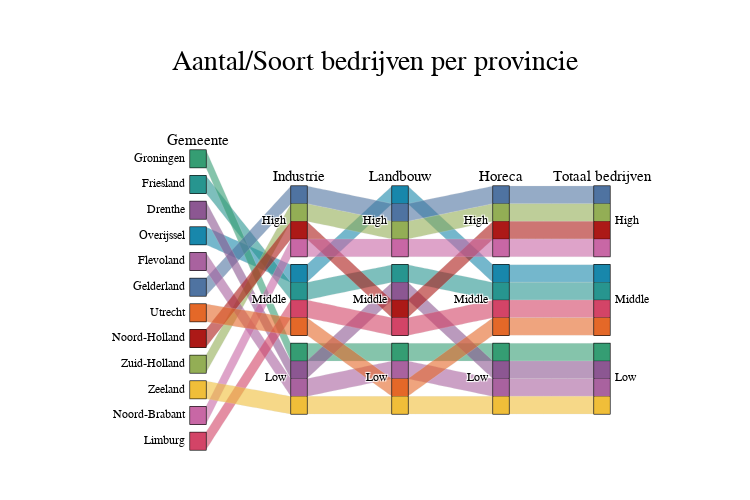

The cell this chart's notebook holds for it:
### Code cell
# Load the new dataset
df = pd.read_csv('vestigingen_van_bedrijven_schoongemaakt.csv')

# Classify the number of companies into 'Low', 'Middle', and 'High'
df['company_qcut'] = pd.qcut(df['A-U Alle economische activiteiten'], q=3, labels=['Low', 'Middle', 'High'])
df['C Industrie_qcut'] = pd.qcut(df['C Industrie'], q=3, labels=['Low', 'Middle', 'High'])
df['I Horeca_qcut'] = pd.qcut(df['I Horeca'], q=3, labels=['Low', 'Middle', 'High'])
df['A Landbouw, bosbouw en visserij_qcut'] = pd.qcut(df['A Landbouw, bosbouw en visserij'], q=3, labels=['Low', 'Middle', 'High'])

color_mapping = {
    'Groningen': '#359d73',
    'Friesland': '#27958f',
    'Drenthe': '#8c5792',
    'Overijssel': '#1887ab',
    'Flevoland': '#a9629f',
    'Gelderland': '#4f73a1',
    'Utrecht': '#e46828',
    'Noord-Holland': '#ac1917',
    'Zuid-Holland': '#93ae55',
    'Zeeland': '#f0be39',
    'Noord-Brabant': '#c867a5',
    'Limburg': '#d34467'
}

# Ensure that all municipalities in the dataset have a defined color
missing_colors = set(df["Regio's"].unique()) - set(color_mapping.keys())
for missing in missing_colors:
    color_mapping[missing] = 'rgb(128, 128, 128)' 

# Define a function to create the plot
def create_plot():
    dimensions = [
        {'label': 'Gemeente', 'values': df["Regio's"], 'ticktext': [_ for _ in df["I Horeca"]]},
        {'label': 'Industrie', 'values': df["C Industrie_qcut"], 'categoryorder': 'array', 'categoryarray': ['High', 'Middle', 'Low']},
        {'label': 'Landbouw', 'values': df["A Landbouw, bosbouw en visserij_qcut"], 'categoryorder': 'array', 'categoryarray': ['High', 'Middle', 'Low']},
        {'label': 'Horeca', 'values': df["I Horeca_qcut"], 'categoryorder': 'array', 'categoryarray': ['High', 'Middle', 'Low']},
        {'label': 'Totaal bedrijven', 'values': df['company_qcut'], 'categoryorder': 'array', 'categoryarray': ['High', 'Middle', 'Low']}
    ]

    colors = df["Regio's"].map(color_mapping)

    fig = go.Figure(go.Parcats(
        dimensions=dimensions,
        line={'color': colors},
        labelfont={'size': 15},
        tickfont={'size': 12},
        hoveron='category',
        hoverinfo='none'
    ))

    fig.update_layout(
        height=500,
        width=750,
        title={
            'text': 'Aantal/Soort bedrijven per provincie',
            'y': 0.9,
            'x': 0.5,
            'xanchor': 'center',
            'yanchor': 'top'
        },
        font=dict(
            family="Arial, monospace",
            size=20,
            color='black'
        ),
        margin=dict(l=150, r=100, t=150, b=50),
        plot_bgcolor='red',
        paper_bgcolor='#ffffff',
        bargap=1,
    )

    return fig

# Create and show the plot
fig = create_plot()
fig.show()

### Figure 1 — Plotly figure (JSON) as saved in the notebook; plotly's stock layout.template omitted (floating-point values rounded to 4 significant figures)
{"data": [{"dimensions": [{"label": "Gemeente", "ticktext": [2245, 3030, 2055, 4225, 1525, 7955, 5330, 17380, 14170, 2660, 10205, 5515], "values": ["Groningen", "Friesland", "Drenthe", "Overijssel", "Flevoland", "Gelderland", "Utrecht", "Noord-Holland", "Zuid-Holland", "Zeeland", "Noord-Brabant", "Limburg"]}, {"categoryarray": ["High", "Middle", "Low"], "categoryorder": "array", "label": "Industrie", "values": ["Low", "Middle", "Low", "Middle", "Low", "High", "Middle", "High", "High", "Low", "High", "Middle"]}, {"categoryarray": ["High", "Middle", "Low"], "categoryorder": "array", "label": "Landbouw", "values": ["Low", "Middle", "Middle", "High", "Low", "High", "Low", "Middle", "High", "Low", "High", "Middle"]}, {"categoryarray": ["High", "Middle", "Low"], "categoryorder": "array", "label": "Horeca", "values": ["Low", "Middle", "Low", "Middle", "Low", "High", "Middle", "High", "High", "Low", "High", "Middle"]}, {"categoryarray": ["High", "Middle", "Low"], "categoryorder": "array", "label": "Totaal bedrijven", "values": ["Low", "Middle", "Low", "Middle", "Low", "High", "Middle", "High", "High", "Low", "High", "Middle"]}], "hoverinfo": "none", "hoveron": "category", "labelfont": {"size": 15}, "line": {"color": ["#359d73", "#27958f", "#8c5792", "#1887ab", "#a9629f", "#4f73a1", "#e46828", "#ac1917", "#93ae55", "#f0be39", "#c867a5", "#d34467"]}, "tickfont": {"size": 12}, "type": "parcats"}], "layout": {"bargap": 1, "font": {"color": "black", "family": "Arial, monospace", "size": 20}, "height": 500, "margin": {"b": 50, "l": 150, "r": 100, "t": 150}, "paper_bgcolor": "#ffffff", "plot_bgcolor": "red", "title": {"text": "Aantal/Soort bedrijven per provincie", "x": 0.5, "xanchor": "center", "y": 0.9, "yanchor": "top"}, "width": 750}}
